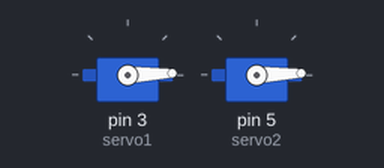
The sketch below on a simulated Arduino Uno, built with avr-gcc and run on an emulated ATmega328P. Parts: 2 × servo.

Above: at 0.05 s.
At 1.75 s:
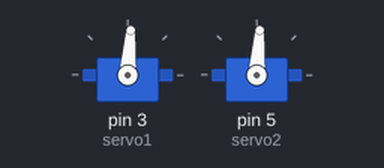
At 3.5 s:
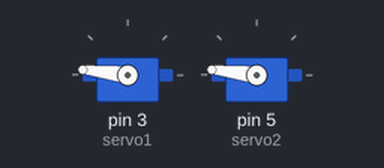
At 6.95 s:
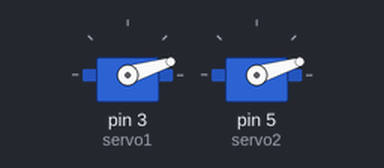
Timing chart, 0 to 9.5 s (numbered marks = the images above):
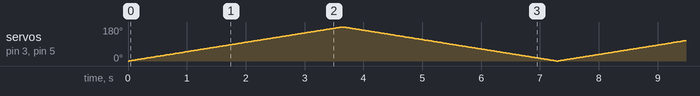

The sketch:

hal.ino
```cpp
#include <Servo.h>
Servo servo1;
Servo servo2;
int servopos = 0;

void setup() {
  servo1.attach(3);
  servo2.attach(5);
}

void loop() {
  for (servopos = 0; servopos <= 180; servopos++) {
    servo1.write(servopos);
    servo2.write(servopos);
    delay(20);
  }

  for (servopos = 180; servopos >= 0; servopos--) {
    servo1.write(servopos);
    servo2.write(servopos);
    delay(20);
  }
}
```
